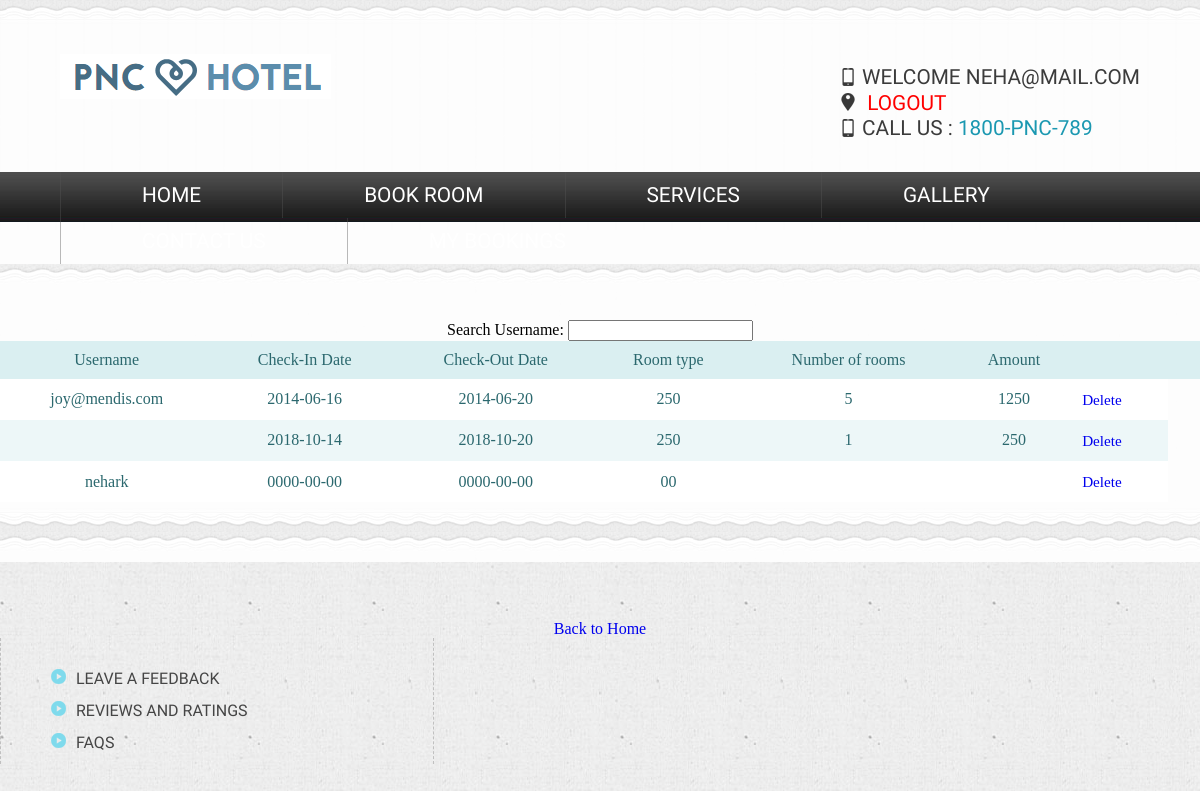
Screenshot of /adminlogin.php (signed in) with the database file from the repository.
### tables this page shows
CREATE TABLE `roomdetail` (
  `id` int(11) NOT NULL,
  `username` varchar(50) NOT NULL,
  `checkin_date` date NOT NULL,
  `checkout_date` date NOT NULL,
  `room_type` varchar(50) NOT NULL,
  `no_of_room` varchar(50) NOT NULL,
  `amount` varchar(50) NOT NULL
);

### adminlogin.php (the view, shortened to what this page needs)
<!DOCTYPE html>
<html>
<head>
		<link href="css/style.css" rel="stylesheet" type="text/css"  media="all" />
		<link rel="stylesheet" href="css/responsiveslides.css">
</head>
<body>
<div class="header">
				<div class="content-box">
				<div class="wrap">
					<div class="header-top">
						<div class="logo">
							<a href="home.php"><img src="images/logo2.png" title="logo" /></a>
						</div>
						<div class="contact-info">
						<p><br></p>
						<?php  if (isset($_SESSION['username'])) : ?>
							<p class="phone">Welcome <strong><?php echo $_SESSION['username']; ?></strong></p>
							<p class="gpa"> <a href="home.php?logout='1'" style="color: red;">logout</a> </p>
							<?php endif ?>
							<p class="phone">Call us : <a>1800-PNC-789</a></p>
						</div>
					</div>
				</div>
				<div class="header-top-nav">
					<div class="wrap">
						<ul>
							<li><a href="home.php">Home</a></li>
							<?php if( $_SESSION['username'] == 'admin') {  ?>
							<li><a href="view.php">User Records</a></li>
							<?php } else { ?>
							<li><a href="registration.php">Book Room</a></li>
							<?php } ?>
							<?php if( $_SESSION['username'] == 'admin') {  ?>
							<li><a class="active" href="adminlogin.php">User Bookings</a></li>
							<?php } else { ?>
							<li><a href="services.php">Services</a></li>
							<li><a href="gallery.php">Gallery</a></li>
							<li><a href="contact.php">Contact Us</a></li>
							<li><a href="history.php">My Bookings</a></li>
							<?php } ?>
						</ul>
					</div>
				</div>
			</div>
	<div class="content-grids">
	<form align="center">
	<b>Search Username:</b> <input type="text" onkeyup="showHint(this.value)">
	</form>
		<?php
			require('connectdb.php');
			$tbl_name="roomdetail";
			mysqli_select_db($con,"pnc")or die("cannot select DB");
			$sql="SELECT * FROM $tbl_name ";
			$result=mysqli_query($con,$sql) or trigger_error(mysql_error.$sql);
			echo "<div class='table-users'>";
			echo "<table cellspacing='0' align='center'>
			<tr>
			<th><strong>Username</strong></th>
			<th><strong>Check-In Date</strong></th>
			<th><strong>Check-Out Date</strong></th>
			<th><strong>Room type</strong></th>
			<th><strong>Number of rooms</strong></th>
			<th><strong>Amount</strong></th><th></th> <th></th>
			</tr>";
			while($row = mysqli_fetch_array($result))
			{
			echo "<tr>";
			echo "<td>" . $row['username'] . "</td>";
			echo "<td>" . $row['checkin_date'] . "</td>";
			echo "<td>" . $row['checkout_date'] . "</td>";
			echo "<td>" . $row['room_type'] . "</td>";
			echo "<td>" . $row['no_of_room'] . "</td>";
			echo "<td>" . $row['amount'] . "</td>";
			echo '<td><a href="addelete.php?username=' . $row['username'] . '">Delete</a></td>';
			echo "</tr>";
			}
			echo "</table></div>";
		?>
		</div>
<p><br><center><a href="home.php" class="button"><strong>Back to Home</strong></a></center></p>
<div class="box center-box">
					<ul>
						<li><a >Leave a Feedback</a></li>
						<li><a >Reviews and Ratings</a></li>
						<li><a >FAQs</a></li>
					</ul>
				</div>
</body>
</html>

### css/style.css (style rules this page uses)
html,body,div,span,applet,object,iframe,h1,h2,h3,h4,h5,h6,p,blockquote,pre,a,abbr,acronym,address,big,cite,code,del,dfn,em,img,ins,kbd,q,s,samp,small,strike,strong,sub,sup,tt,var,b,u,i,dl,dt,dd,ol,nav ul,nav li,fieldset,form,label,legend,table,caption,tbody,tfoot,thead,tr,th,td,article,aside,canvas,details,embed,figure,figcaption,footer,header,hgroup,menu,nav,output,ruby,section,summary,time,mark,audio,video { margin:0;padding:0;border:0;font-size:100%;font:inherit;vertical-align:baseline; }
ol,ul { list-style:none;margin:0px;padding:0px; }
table { border-collapse:collapse;border-spacing:0; }
a { text-decoration:none; }
img { max-width:100%; }
body { background: url(../images/box-bg.png); }
.wrap { width:80%; margin:0 auto; }
.header { background: url(../images/box1.png) repeat-x; }
.header-top { padding: 41px 0 30px 0; }
.logo { float:left; margin-top: 0.8em; }
.contact-info { float:right; }
.contact-info p { font-family: 'PT Sans Narrow', sans-serif; font-size: 1.3em; font-weight: 400; color: #3B3B3B; text-transform: uppercase; }
.contact-info p a { color:#1b98b1; transition: 0.5s ease; -o-transition: 0.5s ease; -webkit-transition: 0.5s ease; }
.header-top-nav ul li { display: inline-block; border-left: 1px solid rgba(85, 85, 85, 0.41); float: left; }
.header-top-nav ul li a { color: #FFF; font-family: 'PT Sans Narrow', sans-serif; font-size: 1.3em; font-weight: 400; text-transform: uppercase; display: block; padding: 11px 95.5px; transition: 0.5s ease; -o-transition: 0.5s ease; -webkit-transition: 0.5s ease; }
.header-top-nav { background: url(../images/top-nav-bg.png) repeat-x; }
.phone:before { content: url(../images/phone.png); vertical-align: middle; padding: 0px 5px 0px 0px; }
.gpa:before { content:url(../images/pointer.png); vertical-align: middle; padding: 0px 5px 0px 0px; }
.content-grids { padding: 3.5em 0 3.7em 0; background: url(../images/box.png); margin:0 0 40px 0px; }
.box { width: 29.33%; float: left; }
.center-box { border-right: 1px dashed silver; border-left: 1px dashed silver; padding: 0px 40px; margin-right: 40px; }
.center-box ul li { display: block; padding: 0px 0px 10px 0px; }
.center-box ul li a { font-family: 'PT Sans Narrow', sans-serif; font-size: 18px; line-height: 22px; text-transform: uppercase; color: #454545; -webkit-transition: all 0.3s ease-out; -moz-transition: all 0.3s ease-out; -ms-transition: all 0.3s ease-out; -o-transition: all 0.3s ease-out; transition: all 0.3s ease-out; font-family: 'PT Sans Narrow', sans-serif; }
.center-box ul li:before { content:url(../images/marker.png); padding: 10px; }
.center-box ul { margin-top:30px; }
@media only screen and (max-width: 1280px) and (min-width: 1024px) { .wrap { width:90%; } }
@media only screen and (max-width: 1280px) and (min-width: 1024px) { .header-top-nav ul li a { padding: 11px 81px; } }
@media only screen and (max-width: 1280px) and (min-width: 1024px) { .center-box ul li a { font-size: 16px; } }

### adminlogin.php (style rules this page uses)
table { width: 100%; }
table td, table th { color: #2b686e; padding: 10px; }
table td { text-align: center; vertical-align: middle; }
table td:last-child { font-size: 0.95em; line-height: 1.4; text-align: left; }
table th { background-color: #daeff1; font-weight: 300; }
table tr:nth-child(2n) { background-color: white; }
table tr:nth-child(2n+1) { background-color: #edf7f8; }

### rows the page displays
roomdetail: username "joy@mendis.com", checkin_date "2014-06-16", checkout_date "2014-06-20", room_type "250", no_of_room "5", amount "1250"
roomdetail: checkin_date "2018-10-14", checkout_date "2018-10-20", room_type "250", no_of_room "1", amount "250"
roomdetail: username "nehark", checkin_date "0000-00-00", checkout_date "0000-00-00", room_type "00"

### other values shown
$_SESSION['username'] "NEHA@MAIL.COM"
